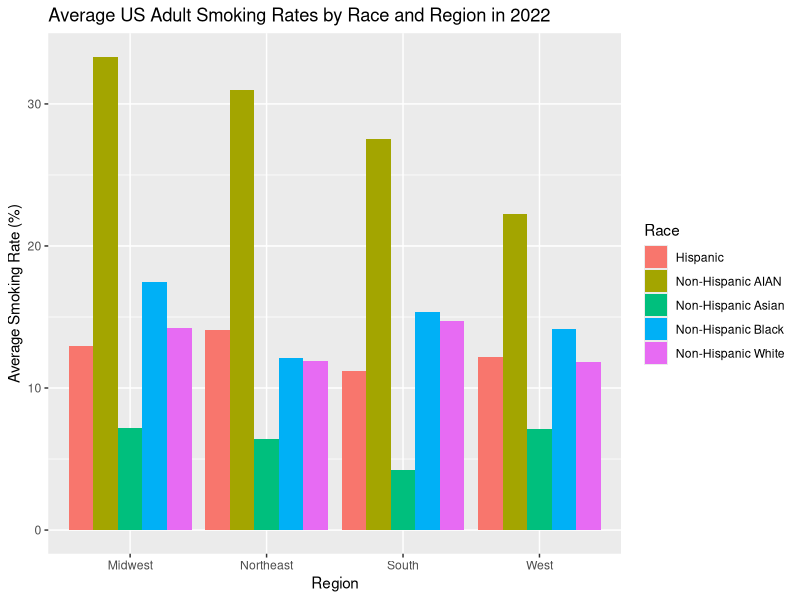
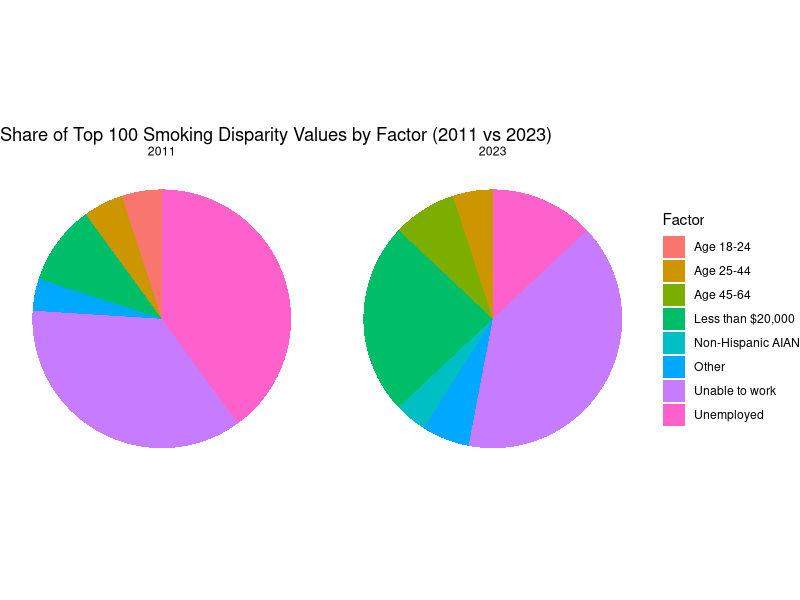
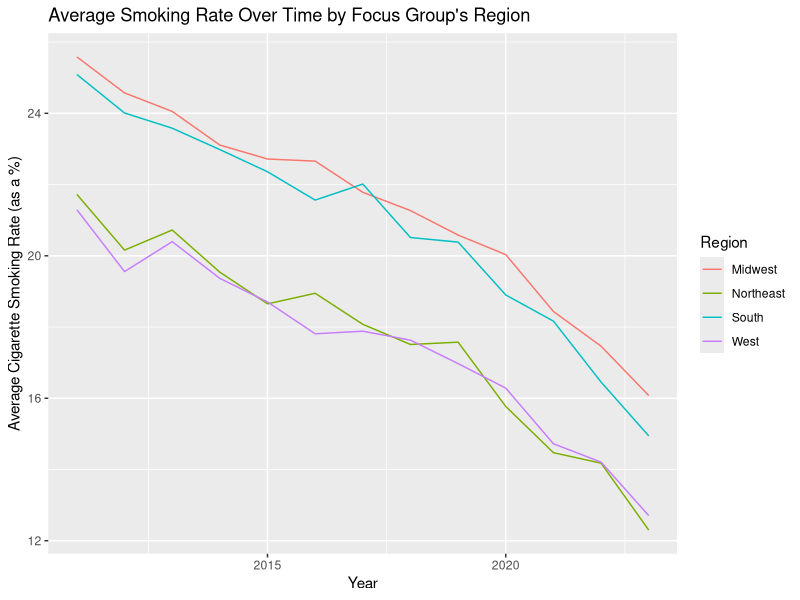
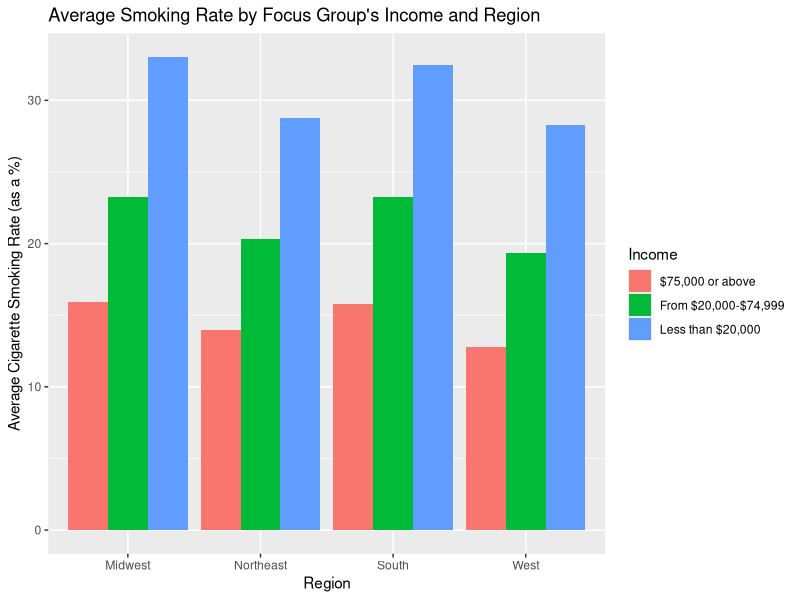
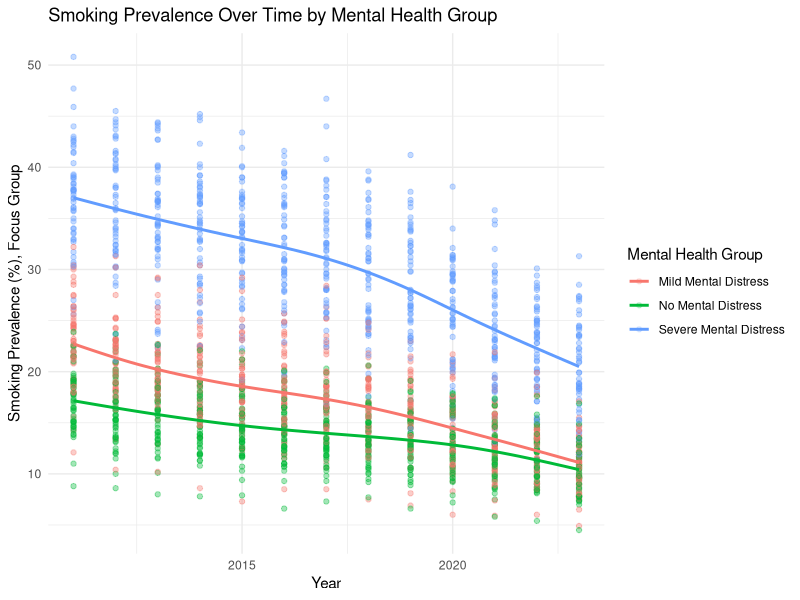
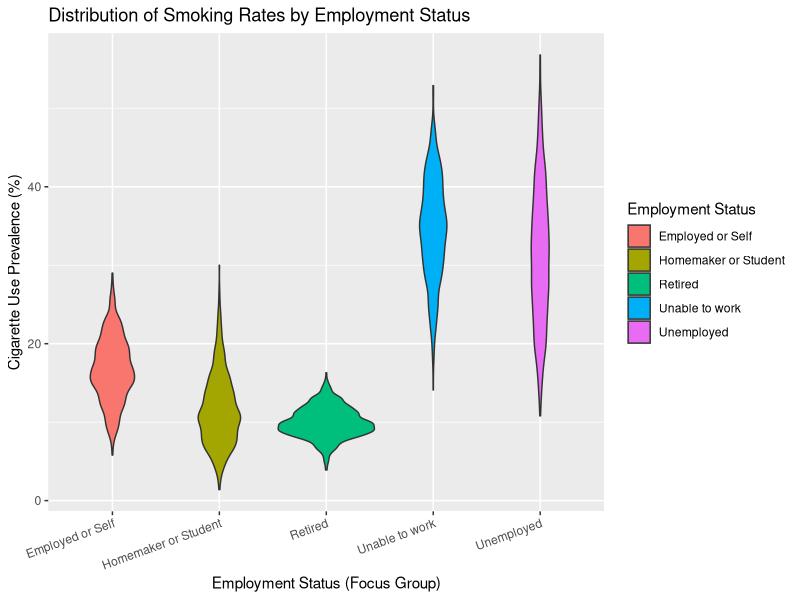
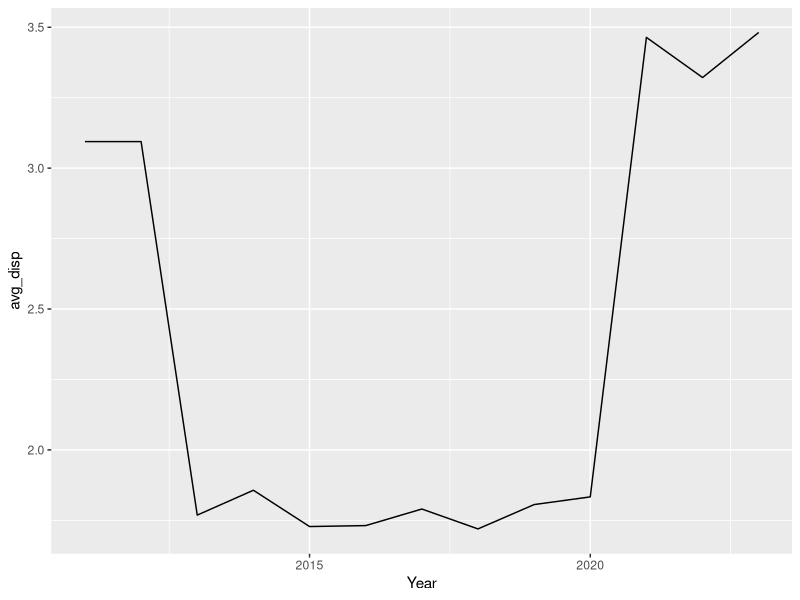
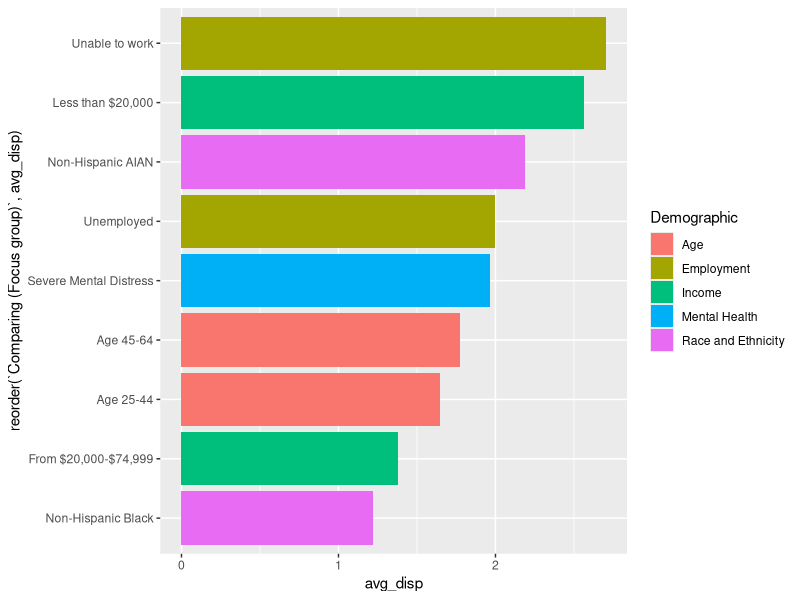

Recreate these plots in R, in order.
## ---- chunk 1
knitr::opts_chunk$set(echo = TRUE)
library(tidyverse)

## ---- chunk 2

age <- read_csv("data/Age-Related_Disparities_in_Cigarette_Smoking_Among_Adults_20251101.csv")

employment <- read_csv("data/Employment-Related_Disparities_in_Cigarette_Smoking_Among_Adults_20251101.csv")

income <- read_csv("data/Income-Related_Disparities_in_Cigarette_Smoking_Among_Adults_20251101.csv")

m_health <- read_csv("data/Mental_Health-Related_Disparities_in_Cigarette_Smoking_Among_Adults_20251101.csv")

race <- read_csv("data/Race_and_Ethnic_Disparities_in_Cigarette_Smoking_Among_Adults_20251101.csv")

## ---- chunk 3
# Merging all tables into one. This only requires bind_rows since all variable names are the same across all five tables.

tobacco_chr <- bind_rows(age, employment, income, m_health, race)
## ---- chunk 4
# Converting quantitative variables to numeric datatypes

tobacco <- tobacco_chr |>
  mutate(across(c(`Cigarette Use Prevalence % (Focus group)`,
                   `Cigarette Use Prevalence % (Reference group)`,
                   `Disparity Value`),
                as.numeric))
## ---- chunk 5
n_distinct(tobacco$`Tobacco Use`)

# The "tobacco use" column is useless since it only says "Cigarette Use Among Adults". Therefore let's get rid of it.
tobacco <- tobacco |>
  select(-`Tobacco Use`)
## ---- chunk 6
tobacco <- tobacco |>
  group_by(`Year`,
           `State`,
           `Demographic`,
           `Comparing (Focus group)`,
           `Cigarette Use Prevalence % (Focus group)`)|>
  mutate(`Mean Disparity Value (Focus Group)` = mean(`Disparity Value`))

# Creating a new column which assigns each state to a designated region based on the Census Regions and Divisions of the United States.

tobacco_region <- tobacco |>
  mutate(
    region = case_when(
      State %in% c(
        "Maine","New Hampshire","Vermont","Massachusetts","Rhode Island","Connecticut",
        "New York","New Jersey","Pennsylvania"
      ) ~ "Northeast",
      
      State %in% c(
        "Ohio","Indiana","Illinois","Michigan","Wisconsin",
        "Minnesota","Iowa","Missouri","North Dakota","South Dakota","Nebraska","Kansas"
      ) ~ "Midwest",
      
      State %in% c(
        "Delaware","Maryland","District of Columbia","Virginia","West Virginia",
        "North Carolina","South Carolina","Georgia","Florida",
        "Kentucky","Tennessee","Mississippi","Alabama",
        "Oklahoma","Texas","Arkansas","Louisiana"
      ) ~ "South",
      
      State %in% c(
        "Idaho","Montana","Wyoming","Nevada","Utah","Colorado","Arizona","New Mexico",
        "Alaska","Washington","Oregon","California","Hawaii"
      ) ~ "West",))

tobacco_region

#To check for NA values.
tobacco_region |>
  filter(is.na(region))
## ---- chunk 7

tobacco_region |>
  filter(Year == 2022, Demographic == "Race and Ethnicity") |>
 
  group_by(Race = `Comparing (Focus group)`, region) |>
  summarize(race_mean = mean(`Cigarette Use Prevalence % (Focus group)`, na.rm = TRUE)) |>
 
  ggplot(aes(x = region, y = race_mean, fill = Race)) + geom_col(position = "dodge") +
  labs(title = "Average US Adult Smoking Rates by Race and Region in 2022",
       x = "Region", y = "Average Smoking Rate (%)", fill = "Race")

## ---- chunk 8

tobacco_region |>
  ungroup() |>
  filter(Year %in% c(2011, 2023)) |>
  select(Year, `Comparing (Focus group)`, `Disparity Value`) |>
  drop_na(`Disparity Value`) |>
  group_by(Year) |>
  slice_max(`Disparity Value`, n = 100, with_ties = F) |>
  add_count(`Comparing (Focus group)`, name = "n_fg") |>
  mutate(FocusGroup2 = ifelse(n_fg <= 3,
                              "Other",
                              `Comparing (Focus group)`)) |>
  ggplot(aes(x = "", fill = FocusGroup2)) +
  geom_bar(width = 1) +
  coord_polar(theta = "y") +
  facet_wrap(~ Year) +
  labs(title = "Share of Top 100 Smoking Disparity Values by Factor (2011 vs 2023)",
      x = NULL, y = NULL,
      fill = "Factor") +
  theme_void()
## ---- chunk 9
tobacco_region |> group_by(`Year`, region) |> 
  summarize(avg = mean(`Cigarette Use Prevalence % (Focus group)`, na.rm = T)) |>
  
  ggplot() + geom_line(aes(x = `Year`, 
                           y = avg, color = region)) +
    labs(title = "Average Smoking Rate Over Time by Focus Group's Region",
         y = "Average Cigarette Smoking Rate (as a %)",
         color = "Region")
## ---- chunk 10
tobacco_region |> filter(`Demographic` == "Income") |> group_by(`Comparing (Focus group)`, `region`) |>
  summarize(avg = mean(`Cigarette Use Prevalence % (Focus group)`, na.rm = T)) |>
  
  ggplot(aes(fill = `Comparing (Focus group)`, y = avg, x = region)) + geom_col(position = "dodge") +
    labs(title = "Average Smoking Rate by Focus Group's Income and Region",
         x = "Region",
         y = "Average Cigarette Smoking Rate (as a %)",
         fill = "Income")
## ---- chunk 11
#Convert smoking prevalence to numeric (as in your PDF)
m_health_numeric <- m_health %>%
  mutate(
    `Cigarette Use Prevalence % (Focus group)` =
      as.numeric(`Cigarette Use Prevalence % (Focus group)`)
  )

# Create scatterplot
ggplot(
  m_health_numeric,
  aes(
    x = Year,
    y = `Cigarette Use Prevalence % (Focus group)`,
    color = `Comparing (Focus group)`  # mental health category
  )
) +
  geom_point(alpha = 0.2) +
  geom_smooth(se = FALSE) +   # optional trend lines
  labs(
    title = "Smoking Prevalence Over Time by Mental Health Group",
    x = "Year",
    y = "Smoking Prevalence (%), Focus Group",
    color = "Mental Health Group"
  ) +
  theme_minimal()
## ---- chunk 12
tobacco_region |>
  filter(Demographic == "Employment") |>
  ggplot(aes(
    x = `Comparing (Focus group)`,
    y = `Cigarette Use Prevalence % (Focus group)`,
    fill = `Comparing (Focus group)`
  )) +
  geom_violin() +
  labs(
    title = "Distribution of Smoking Rates by Employment Status",
    x = "Employment Status (Focus Group)",
    y = "Cigarette Use Prevalence (%)", fill = "Employment Status"
  ) +
  theme(axis.text.x = element_text(angle = 20, hjust = 1))
## ---- chunk 13
tobacco |>
  filter(`Comparing (Focus group)` == "Less than $20,000" &
         `To (Reference group)` == "$75,000 or above") |>
  group_by(Year) |>
  summarize(avg_disp = mean(`Disparity Value`, na.rm = T)) |>
  ggplot(aes(x = Year, y = avg_disp)) + geom_line()
## ---- chunk 14
tobacco_region |>
  ungroup() |>
  filter(Year == 2023) |>
  select(Demographic, `Comparing (Focus group)`, `Disparity Value`) |>
  group_by(Demographic, `Comparing (Focus group)`) |>
  summarize(avg_disp = mean(`Disparity Value`, na.rm = T)) |>
  filter(avg_disp > 1) |>
  ggplot(aes(x = avg_disp,
             y = reorder(`Comparing (Focus group)`, avg_disp),
             fill = Demographic)) +
  geom_col()
